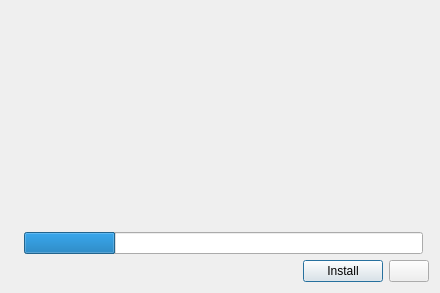
<?xml version="1.0" encoding="UTF-8"?>
<!--
 Generated by Qt.

 Copyright (C) Sapura Secured Technologies, 2019-2020. All Rights Reserved.

 @file
 @version $Id: Updater.ui 1298 2020-01-07 04:28:16Z rosnin $
-->
<ui version="4.0">
 <class>Updater</class>
 <widget class="QDialog" name="Updater">
  <property name="geometry">
   <rect>
    <x>0</x>
    <y>0</y>
    <width>440</width>
    <height>293</height>
   </rect>
  </property>
  <property name="windowTitle">
   <string>Updater</string>
  </property>
  <layout class="QGridLayout" name="gridLayout">
   <item row="0" column="0">
    <widget class="QLabel" name="lblIcon">
     <property name="pixmap">
      <pixmap resource="Resources.qrc">:/Images/images/icon_update.png</pixmap>
     </property>
     <property name="scaledContents">
      <bool>false</bool>
     </property>
     <property name="alignment">
      <set>Qt::AlignLeading|Qt::AlignLeft|Qt::AlignTop</set>
     </property>
    </widget>
   </item>
   <item row="0" column="1">
    <widget class="QLabel" name="lblMsg">
     <property name="alignment">
      <set>Qt::AlignLeading|Qt::AlignLeft|Qt::AlignTop</set>
     </property>
     <property name="margin">
      <number>5</number>
     </property>
    </widget>
   </item>
   <item row="1" column="1">
    <widget class="QLabel" name="lblDownload">
     <property name="alignment">
      <set>Qt::AlignBottom|Qt::AlignLeading|Qt::AlignLeft</set>
     </property>
    </widget>
   </item>
   <item row="2" column="1">
    <widget class="QProgressBar" name="progressBar">
     <property name="minimumSize">
      <size>
       <width>250</width>
       <height>2</height>
      </size>
     </property>
     <property name="value">
      <number>23</number>
     </property>
     <property name="alignment">
      <set>Qt::AlignLeading|Qt::AlignLeft|Qt::AlignVCenter</set>
     </property>
     <property name="textVisible">
      <bool>false</bool>
     </property>
    </widget>
   </item>
   <item row="3" column="1" colspan="2">
    <layout class="QHBoxLayout" name="buttonHLayout">
     <item>
      <spacer name="buttonHSpacer">
       <property name="orientation">
        <enum>Qt::Horizontal</enum>
       </property>
       <property name="sizeHint" stdset="0">
        <size>
         <width>40</width>
         <height>20</height>
        </size>
       </property>
      </spacer>
     </item>
     <item>
      <widget class="QPushButton" name="okButton">
       <property name="text">
        <string>Install</string>
       </property>
      </widget>
     </item>
     <item>
      <widget class="QPushButton" name="cancelButton">
      </widget>
     </item>
    </layout>
   </item>
  </layout>
 </widget>
 <resources>
  <include location="Resources.qrc"/>
 </resources>
 <connections/>
</ui>
